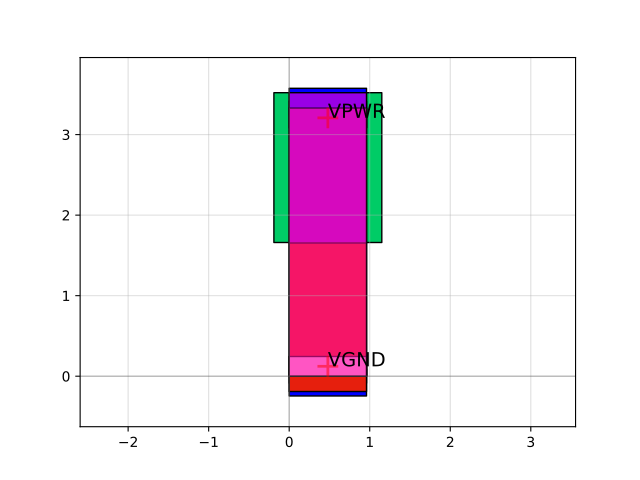

The script that drew this image:
import sky130

c = sky130.components.sky130_fd_sc_hs__fill_2()
c.plot()
